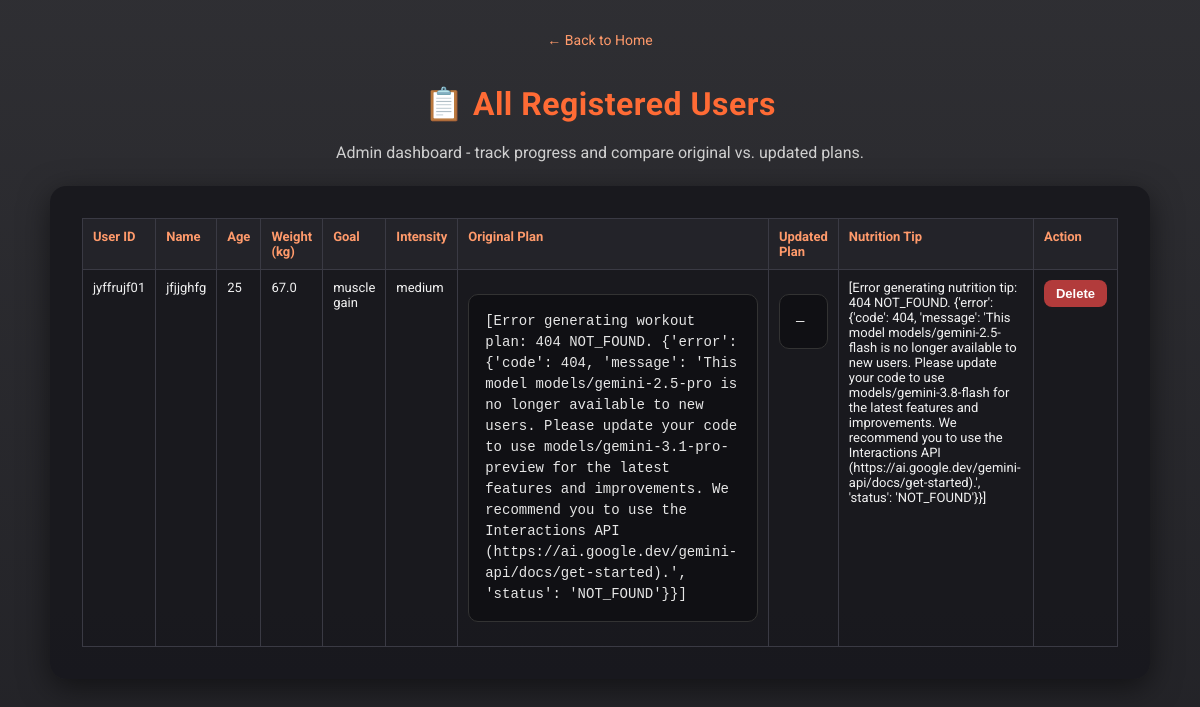
Screenshot of /view-all-users with the database file from the repository.
### app/database.py (models this page shows)
class Plan(Base):
    __tablename__ = "plans"
    id = Column(Integer, primary_key=True, index=True)
    user_id = Column(String, ForeignKey("users.user_id"), unique=True, nullable=False)
    original_plan = Column(Text, nullable=True)
    updated_plan = Column(Text, nullable=True)
    nutrition_tip = Column(Text, nullable=True)
    feedback = Column(Text, nullable=True)
    updated_at = Column(DateTime, default=datetime.utcnow, onupdate=datetime.utcnow)
    user = relationship("User", back_populates="plan")

class User(Base):
    __tablename__ = "users"
    id = Column(Integer, primary_key=True, index=True)
    user_id = Column(String, unique=True, index=True, nullable=False)
    username = Column(String, nullable=False)
    age = Column(Integer, nullable=False)
    weight = Column(String, nullable=False)
    goal = Column(String, nullable=False)
    intensity = Column(String, nullable=False)
    created_at = Column(DateTime, default=datetime.utcnow)
    plan = relationship("Plan", back_populates="user", uselist=False, cascade="all, delete-orphan")

### app/routes.py (the view)
@router.get("/view-all-users", response_class=HTMLResponse)
async def view_all_users(request: Request, db: Session = Depends(get_db)):
    users = get_all_users(db)
    plans = {plan.user_id: plan for plan in get_all_plans(db)}
    rows = []
    for user in users:
        plan = plans.get(user.user_id)
        rows.append(
            {
                "user": user,
                "original_plan": plan.original_plan if plan else None,
                "updated_plan": plan.updated_plan if plan else None,
                "nutrition_tip": plan.nutrition_tip if plan else None,
            }
        )
    return templates.TemplateResponse("all_users.html", {"request": request, "rows": rows})

### templates/all_users.html (shortened to what this page needs)
<!DOCTYPE html>
<html lang="en">
<head>
  <link rel="stylesheet" href="/static/css/style.css" />
</head>
<body>
  <a class="top-link" href="/">&larr; Back to Home</a>
  <h1>📋 All Registered Users</h1>
  <p class="subtitle">Admin dashboard - track progress and compare original vs. updated plans.</p>
  <div class="card" style="max-width: 1100px;">
    {% if rows %}
    <table>
      <thead>
        <tr>
          <th>User ID</th>
          <th>Name</th>
          <th>Age</th>
          <th>Weight (kg)</th>
          <th>Goal</th>
          <th>Intensity</th>
          <th>Original Plan</th>
          <th>Updated Plan</th>
          <th>Nutrition Tip</th>
          <th>Action</th>
        </tr>
      </thead>
      <tbody>
        {% for row in rows %}
        <tr>
          <td>{{ row.user.user_id }}</td>
          <td>{{ row.user.username }}</td>
          <td>{{ row.user.age }}</td>
          <td>{{ row.user.weight }}</td>
          <td>{{ row.user.goal }}</td>
          <td>{{ row.user.intensity }}</td>
          <td><pre>{{ row.original_plan or '—' }}</pre></td>
          <td><pre>{{ row.updated_plan or '—' }}</pre></td>
          <td>{{ row.nutrition_tip or '—' }}</td>
          <td>
            <form action="/delete-user" method="post" onsubmit="return confirm('Delete this user?');">
              <button type="submit" class="btn-danger">Delete</button>
            </form>
          </td>
        </tr>
        {% endfor %}
      </tbody>
    </table>
    {% else %}
    <p>No users registered yet. <a class="top-link" href="/">Generate the first plan</a>.</p>
    {% endif %}
  </div>
</body>
</html>

### static/css/style.css (style rules this page uses)
* { box-sizing: border-box; }
body { margin: 0; min-height: 100vh; font-family: 'Roboto', Arial, sans-serif; background: linear-gradient(rgba(10, 10, 15, 0.85), rgba(10, 10, 15, 0.9)), url('https://images.unsplash.com/photo-1517836357463-d25dfeac3438?auto=format&fit=crop&w=1600&q=60') center/cover no-repeat fixed; color: #f2f2f2; display: flex; flex-direction: column; align-items: center; padding: 32px 16px; }
h1, h2, h3 { text-align: center; letter-spacing: 0.5px; }
h1 { color: #ff6b35; margin-bottom: 4px; }
.subtitle { text-align: center; color: #cfcfcf; margin-bottom: 24px; }
.card { background: rgba(24, 24, 30, 0.92); border-radius: 16px; padding: 32px; max-width: 640px; width: 100%; box-shadow: 0 8px 30px rgba(0, 0, 0, 0.5); margin-bottom: 24px; }
button, .btn { margin-top: 20px; width: 100%; padding: 12px; border: none; border-radius: 8px; background: #ff6b35; color: #fff; font-size: 16px; font-weight: 700; cursor: pointer; transition: background 0.2s ease, transform 0.1s ease; text-align: center; text-decoration: none; display: inline-block; }
.btn-danger { background: #b23b3b; padding: 6px 12px; font-size: 13px; margin-top: 0; width: auto; }
pre { white-space: pre-wrap; word-wrap: break-word; background: #101014; border-radius: 10px; padding: 16px; border: 1px solid #333; font-family: 'Courier New', monospace; font-size: 14px; line-height: 1.5; color: #e6e6e6; }
table { width: 100%; border-collapse: collapse; font-size: 13px; }
th, td { border: 1px solid #3a3a44; padding: 10px; text-align: left; vertical-align: top; }
th { background: #232329; color: #ff9a6b; }
.top-link { display: inline-block; margin-bottom: 16px; color: #ff9a6b; text-decoration: none; font-size: 14px; }

### rows the page displays
Plan: user.user_id "jyffrujf01", user.username "jfjjghfg", user.age "25", user.weight "67.0", user.goal "muscle gain", user.intensity "medium", original_plan "[Error generating workout plan: 404 NOT_FOUND. {'error': {'code': 404, 'message': 'This model models/gemini-2.5-pro is no longer available to new users. Please update your code to use models/gemini-3.1-pro-preview for the latest features and improvements. We recommend you to use the Interactions API (https://ai.google.dev/gemini-api/docs/get-started).', 'status': 'NOT_FOUND'}}]", updated_plan "—", nutrition_tip "[Error generating nutrition tip: 404 NOT_FOUND. {'error': {'code': 404, 'message': 'This model models/gemini-2.5-flash is no longer available to new users. Please update your code to use models/gemini-3.8-flash for the latest features and improvements. We recommend you to use the Interactions API (https://ai.google.dev/gemini-api/docs/get-started).', 'status': 'NOT_FOUND'}}]"
